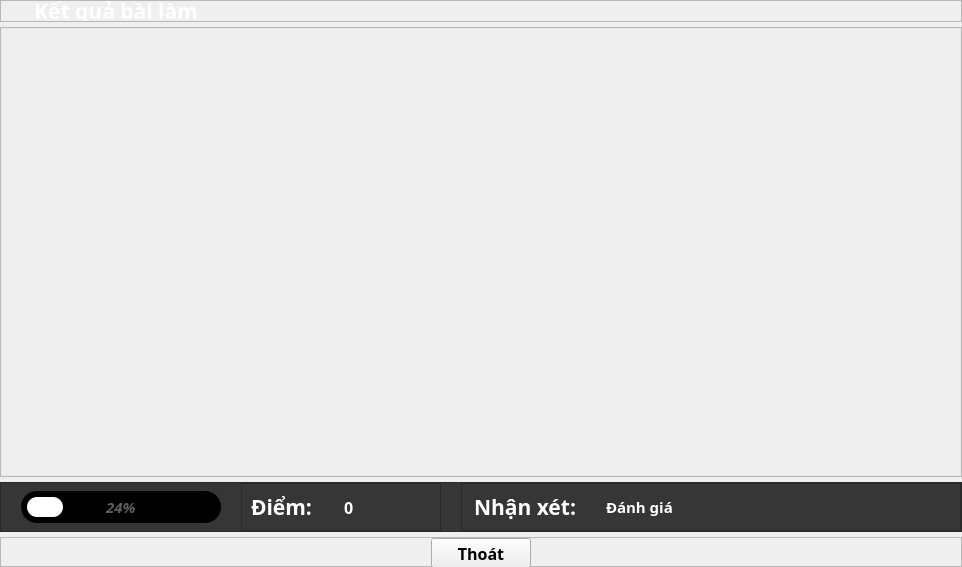
               <widget class="QWidget" name="result_frame">
                <layout class="QVBoxLayout" name="verticalLayout_5">
                 <property name="spacing">
                  <number>5</number>
                 </property>
                 <property name="leftMargin">
                  <number>0</number>
                 </property>
                 <property name="topMargin">
                  <number>0</number>
                 </property>
                 <property name="rightMargin">
                  <number>0</number>
                 </property>
                 <property name="bottomMargin">
                  <number>0</number>
                 </property>
                 <item>
                  <widget class="QFrame" name="title_frame">
                   <property name="minimumSize">
                    <size>
                     <width>0</width>
                     <height>20</height>
                    </size>
                   </property>
                   <property name="frameShape">
                    <enum>QFrame::StyledPanel</enum>
                   </property>
                   <property name="frameShadow">
                    <enum>QFrame::Raised</enum>
                   </property>
                   <layout class="QVBoxLayout" name="verticalLayout_9">
                    <property name="spacing">
                     <number>0</number>
                    </property>
                    <property name="leftMargin">
                     <number>6</number>
                    </property>
                    <property name="topMargin">
                     <number>0</number>
                    </property>
                    <property name="rightMargin">
                     <number>0</number>
                    </property>
                    <property name="bottomMargin">
                     <number>0</number>
                    </property>
                    <item>
                     <widget class="QLabel" name="lesson_title">
                      <property name="minimumSize">
                       <size>
                        <width>0</width>
                        <height>20</height>
                       </size>
                      </property>
                      <property name="maximumSize">
                       <size>
                        <width>16777215</width>
                        <height>20</height>
                       </size>
                      </property>
                      <property name="font">
                       <font>
                        <family>Montserrat</family>
                        <pointsize>16</pointsize>
                        <weight>75</weight>
                        <bold>true</bold>
                       </font>
                      </property>
                      <property name="styleSheet">
                       <string notr="true">color: rgb(255, 255, 255);</string>
                      </property>
                      <property name="text">
                       <string>     Kết quả bài làm</string>
                      </property>
                     </widget>
                    </item>
                   </layout>
                  </widget>
                 </item>
                 <item>
                  <widget class="QFrame" name="list_widget_frame">
                   <property name="minimumSize">
                    <size>
                     <width>0</width>
                     <height>450</height>
                    </size>
                   </property>
                   <property name="styleSheet">
                    <string notr="true">color: rgb(0, 0, 0)</string>
                   </property>
                   <property name="frameShape">
                    <enum>QFrame::StyledPanel</enum>
                   </property>
                   <property name="frameShadow">
                    <enum>QFrame::Raised</enum>
                   </property>
                   <layout class="QHBoxLayout" name="horizontalLayout_4">
                    <property name="spacing">
                     <number>0</number>
                    </property>
                    <property name="leftMargin">
                     <number>0</number>
                    </property>
                    <property name="topMargin">
                     <number>0</number>
                    </property>
                    <property name="rightMargin">
                     <number>0</number>
                    </property>
                    <property name="bottomMargin">
                     <number>0</number>
                    </property>
                    <item>
                     <widget class="QScrollArea" name="scrollArea">
                      <property name="minimumSize">
                       <size>
                        <width>0</width>
                        <height>0</height>
                       </size>
                      </property>
                      <property name="styleSheet">
                       <string notr="true">QScrollArea {
	background-color: rgba(255, 255, 255, 50);
	outline: 0;
} 
QScrollArea::item { 
	margin: 20px;
	background-color: transparent;
	border: 0px solid black;
}

QScrollBar{
	background : rgb(255, 255, 255);	
}

QScrollBar::handle{
	background : rgb(158, 158, 158);
	border-radius: 5px;
	margin: 3px 3px 3px 3px;
}

QScrollBar::handle::pressed{
	background : rgb(85, 85, 85);
}

QScrollBar::add-line {
	height: 0px;
}

QScrollBar::sub-line {
	height: 0px;
}

QScrollBar::add-page, QScrollBar::sub-page {
	height: 0px;
}</string>
                      </property>
                      <property name="horizontalScrollBarPolicy">
                       <enum>Qt::ScrollBarAlwaysOff</enum>
                      </property>
                      <property name="widgetResizable">
                       <bool>true</bool>
                      </property>
                      <widget class="QWidget" name="content_widget">
                       <property name="geometry">
                        <rect>
                         <x>0</x>
                         <y>0</y>
                         <width>960</width>
                         <height>450</height>
                        </rect>
                       </property>
                      </widget>
                     </widget>
                    </item>
                   </layout>
                  </widget>
                 </item>
                 <item>
                  <widget class="QFrame" name="Result_Bar">
                   <property name="minimumSize">
                    <size>
                     <width>0</width>
                     <height>0</height>
                    </size>
                   </property>
                   <property name="maximumSize">
                    <size>
                     <width>16777215</width>
                     <height>50</height>
                    </size>
                   </property>
                   <property name="styleSheet">
                    <string notr="true">background: rgb(54, 54, 54);</string>
                   </property>
                   <property name="frameShape">
                    <enum>QFrame::StyledPanel</enum>
                   </property>
                   <property name="frameShadow">
                    <enum>QFrame::Raised</enum>
                   </property>
                   <layout class="QHBoxLayout" name="horizontalLayout_7">
                    <property name="spacing">
                     <number>20</number>
                    </property>
                    <property name="leftMargin">
                     <number>20</number>
                    </property>
                    <property name="topMargin">
                     <number>0</number>
                    </property>
                    <property name="rightMargin">
                     <number>0</number>
                    </property>
                    <property name="bottomMargin">
                     <number>0</number>
                    </property>
                    <item>
                     <widget class="QProgressBar" name="progressBar">
                      <property name="minimumSize">
                       <size>
                        <width>200</width>
                        <height>32</height>
                       </size>
                      </property>
                      <property name="maximumSize">
                       <size>
                        <width>400</width>
                        <height>32</height>
                       </size>
                      </property>
                      <property name="font">
                       <font>
                        <family>Segoe UI Black</family>
                        <pointsize>11</pointsize>
                        <weight>75</weight>
                        <italic>true</italic>
                        <bold>true</bold>
                       </font>
                      </property>
                      <property name="styleSheet">
                       <string notr="true">QProgressBar { 	
	border-radius: 16px;
 	color: rgb(95, 95, 95);
	text-align: center;
	background-color: rgb(0,0,0);
}

QProgressBar::chunk {
	margin: 6px;
	border-bottom-right-radius:10px;
	border-bottom-left-radius:10px;
	border-top-right-radius:10px;
	border-top-left-radius:10px;
	background-color: rgb(255,255,255);
}</string>
                      </property>
                      <property name="value">
                       <number>24</number>
                      </property>
                     </widget>
                    </item>
                    <item>
                     <widget class="QFrame" name="frame_2">
                      <property name="minimumSize">
                       <size>
                        <width>200</width>
                        <height>0</height>
                       </size>
                      </property>
                      <property name="maximumSize">
                       <size>
                        <width>16777215</width>
                        <height>16777215</height>
                       </size>
                      </property>
                      <property name="frameShape">
                       <enum>QFrame::StyledPanel</enum>
                      </property>
                      <property name="frameShadow">
                       <enum>QFrame::Raised</enum>
                      </property>
                      <layout class="QHBoxLayout" name="horizontalLayout_10">
                       <item>
                        <widget class="QLabel" name="Score_frame">
                         <property name="maximumSize">
                          <size>
                           <width>16777215</width>
                           <height>32</height>
                          </size>
                         </property>
                         <property name="font">
                          <font>
                           <family>Segoe UI Black</family>
                           <pointsize>16</pointsize>
                           <weight>75</weight>
                           <bold>true</bold>
                          </font>
                         </property>
                         <property name="styleSheet">
                          <string notr="true">color: rgb(255, 255, 255);</string>
                         </property>
                         <property name="text">
                          <string>Điểm:</string>
                         </property>
                        </widget>
                       </item>
                       <item>
                        <widget class="QLabel" name="Score">
                         <property name="maximumSize">
                          <size>
                           <width>16777215</width>
                           <height>32</height>
                          </size>
                         </property>
                         <property name="font">
                          <font>
                           <family>Segoe UI Black</family>
                           <pointsize>12</pointsize>
                           <weight>75</weight>
                           <bold>true</bold>
                          </font>
                         </property>
                         <property name="styleSheet">
                          <string notr="true">color: rgb(255, 255, 255);</string>
                         </property>
                         <property name="text">
                          <string>0</string>
                         </property>
                        </widget>
                       </item>
                      </layout>
                     </widget>
                    </item>
                    <item>
                     <widget class="QFrame" name="frame_3">
                      <property name="minimumSize">
                       <size>
                        <width>500</width>
                        <height>0</height>
                       </size>
                      </property>
                      <property name="frameShape">
                       <enum>QFrame::StyledPanel</enum>
                      </property>
                      <property name="frameShadow">
                       <enum>QFrame::Raised</enum>
                      </property>
                      <layout class="QHBoxLayout" name="horizontalLayout_11">
                       <property name="spacing">
                        <number>0</number>
                       </property>
                       <property name="leftMargin">
                        <number>0</number>
                       </property>
                       <property name="topMargin">
                        <number>0</number>
                       </property>
                       <property name="rightMargin">
                        <number>0</number>
                       </property>
                       <property name="bottomMargin">
                        <number>0</number>
                       </property>
                       <item>
                        <widget class="QLabel" name="judge_frame">
                         <property name="maximumSize">
                          <size>
                           <width>120</width>
                           <height>32</height>
                          </size>
                         </property>
                         <property name="font">
                          <font>
                           <family>Segoe UI Black</family>
                           <pointsize>16</pointsize>
                           <weight>75</weight>
                           <bold>true</bold>
                          </font>
                         </property>
                         <property name="styleSheet">
                          <string notr="true">color: rgb(255,255,255);</string>
                         </property>
                         <property name="text">
                          <string>Nhận xét:</string>
                         </property>
                        </widget>
                       </item>
                       <item>
                        <widget class="QLabel" name="Judge">
                         <property name="maximumSize">
                          <size>
                           <width>340</width>
                           <height>32</height>
                          </size>
                         </property>
                         <property name="font">
                          <font>
                           <family>Segoe UI Black</family>
                           <pointsize>11</pointsize>
                           <weight>75</weight>
                           <bold>true</bold>
                          </font>
                         </property>
                         <property name="styleSheet">
                          <string notr="true">color: rgb(255,255,255);</string>
                         </property>
                         <property name="text">
                          <string>Đánh giá</string>
                         </property>
                         <property name="alignment">
                          <set>Qt::AlignLeading|Qt::AlignLeft|Qt::AlignVCenter</set>
                         </property>
                        </widget>
                       </item>
                      </layout>
                     </widget>
                    </item>
                   </layout>
                  </widget>
                 </item>
                 <item>
                  <widget class="QFrame" name="btn_frame_2">
                   <property name="minimumSize">
                    <size>
                     <width>0</width>
                     <height>30</height>
                    </size>
                   </property>
                   <property name="maximumSize">
                    <size>
                     <width>16777215</width>
                     <height>30</height>
                    </size>
                   </property>
                   <property name="styleSheet">
                    <string notr="true">color: rgb(0, 0, 0);</string>
                   </property>
                   <property name="frameShape">
                    <enum>QFrame::StyledPanel</enum>
                   </property>
                   <property name="frameShadow">
                    <enum>QFrame::Raised</enum>
                   </property>
                   <layout class="QGridLayout" name="gridLayout">
                    <property name="leftMargin">
                     <number>0</number>
                    </property>
                    <property name="topMargin">
                     <number>0</number>
                    </property>
                    <property name="rightMargin">
                     <number>0</number>
                    </property>
                    <property name="bottomMargin">
                     <number>0</number>
                    </property>
                    <item row="0" column="0">
                     <widget class="QPushButton" name="return_btn">
                      <property name="minimumSize">
                       <size>
                        <width>100</width>
                        <height>30</height>
                       </size>
                      </property>
                      <property name="maximumSize">
                       <size>
                        <width>100</width>
                        <height>16777215</height>
                       </size>
                      </property>
                      <property name="font">
                       <font>
                        <family>Montserrat</family>
                        <pointsize>12</pointsize>
                        <weight>75</weight>
                        <bold>true</bold>
                       </font>
                      </property>
                      <property name="styleSheet">
                       <string notr="true">QPushButton {
	background-color: rgb(255, 255, 255);
	border-radius: 10px;
}

QPushButton:hover {
	color: rgb(255, 255, 255);
	background-color: rgba(0, 0, 0, 150);
}

QPushButton:pressed {
	color: rgb(255, 255, 255);
	background-color: rgb(0, 0, 0);
}r</string>
                      </property>
                      <property name="text">
                       <string>Thoát</string>
                      </property>
                     </widget>
                    </item>
                   </layout>
                  </widget>
                 </item>
                </layout>
               </widget>
